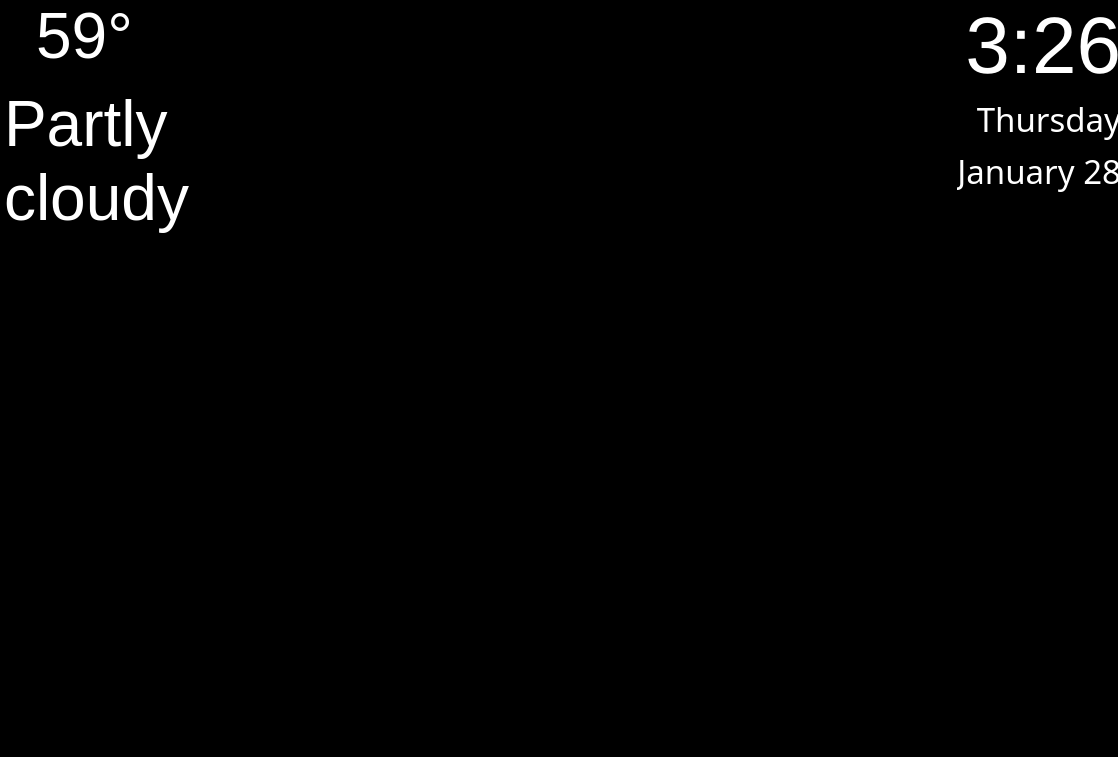
<?xml version="1.0" encoding="UTF-8"?>
<ui version="4.0">
 <class>Form</class>
 <widget class="QWidget" name="Form">
  <property name="geometry">
   <rect>
    <x>0</x>
    <y>0</y>
    <width>1118</width>
    <height>757</height>
   </rect>
  </property>
  <property name="windowTitle">
   <string>Form</string>
  </property>
  <property name="styleSheet">
   <string notr="true">background-color:black</string>
  </property>
  <widget class="QWidget" name="layoutWidget">
   <property name="geometry">
    <rect>
     <x>0</x>
     <y>0</y>
     <width>1121</width>
     <height>378</height>
    </rect>
   </property>
   <layout class="QGridLayout" name="globalGrid">
    <item row="0" column="1">
     <layout class="QGridLayout" name="timeGrid">
      <item row="0" column="0">
       <widget class="QLabel" name="timeLabel">
        <property name="statusTip">
         <string/>
        </property>
        <property name="styleSheet">
         <string notr="true">font-size: 60pt; font-family: &quot;Microsoft JhengHei Light&quot;;color:white</string>
        </property>
        <property name="text">
         <string>3:26</string>
        </property>
        <property name="alignment">
         <set>Qt::AlignRight|Qt::AlignTrailing|Qt::AlignVCenter</set>
        </property>
       </widget>
      </item>
      <item row="1" column="0">
       <widget class="QLabel" name="dayLabel">
        <property name="font">
         <font>
          <family>Microsoft JhengHei Light</family>
          <pointsize>25</pointsize>
         </font>
        </property>
        <property name="styleSheet">
         <string notr="true">font-size: 25pt; font-family: &quot;Microsoft JhengHei Light&quot;;color:white</string>
        </property>
        <property name="text">
         <string>Thursday</string>
        </property>
        <property name="alignment">
         <set>Qt::AlignRight|Qt::AlignTrailing|Qt::AlignVCenter</set>
        </property>
       </widget>
      </item>
      <item row="2" column="0">
       <widget class="QLabel" name="dateLabel">
        <property name="font">
         <font>
          <family>Microsoft JhengHei Light</family>
          <pointsize>25</pointsize>
         </font>
        </property>
        <property name="styleSheet">
         <string notr="true">font-size: 25pt; font-family: &quot;Microsoft JhengHei Light&quot;;color:white</string>
        </property>
        <property name="text">
         <string>January 28</string>
        </property>
        <property name="alignment">
         <set>Qt::AlignRight|Qt::AlignTrailing|Qt::AlignVCenter</set>
        </property>
       </widget>
      </item>
      <item row="3" column="0">
       <spacer name="verticalSpacer">
        <property name="orientation">
         <enum>Qt::Vertical</enum>
        </property>
        <property name="sizeHint" stdset="0">
         <size>
          <width>20</width>
          <height>40</height>
         </size>
        </property>
       </spacer>
      </item>
     </layout>
    </item>
    <item row="0" column="0">
     <layout class="QGridLayout" name="weatherGrid">
      <item row="0" column="0" colspan="2">
       <widget class="QLabel" name="tempLabel">
        <property name="statusTip">
         <string/>
        </property>
        <property name="styleSheet">
         <string notr="true">font-size: 48pt; font-family: &quot;Microsoft JhengHei Light&quot;;color:white</string>
        </property>
        <property name="text">
         <string>59°</string>
        </property>
        <property name="alignment">
         <set>Qt::AlignCenter</set>
        </property>
       </widget>
      </item>
      <item row="0" column="2">
       <widget class="QLabel" name="imgLabel">
        <property name="maximumSize">
         <size>
          <width>16777215</width>
          <height>9999999</height>
         </size>
        </property>
        <property name="statusTip">
         <string/>
        </property>
        <property name="styleSheet">
         <string notr="true">font-size: 40pt; font-family: &quot;Microsoft JhengHei Light&quot;;color:white</string>
        </property>
        <property name="text">
         <string/>
        </property>
        <property name="pixmap">
         <pixmap>E:/Downloads/cloud (1).png</pixmap>
        </property>
        <property name="alignment">
         <set>Qt::AlignCenter</set>
        </property>
       </widget>
      </item>
      <item row="3" column="0" colspan="3">
       <spacer name="verticalSpacer_2">
        <property name="orientation">
         <enum>Qt::Vertical</enum>
        </property>
        <property name="sizeType">
         <enum>QSizePolicy::Expanding</enum>
        </property>
        <property name="sizeHint" stdset="0">
         <size>
          <width>20</width>
          <height>40</height>
         </size>
        </property>
       </spacer>
      </item>
      <item row="1" column="3" rowspan="3">
       <spacer name="horizontalSpacer">
        <property name="orientation">
         <enum>Qt::Horizontal</enum>
        </property>
        <property name="sizeType">
         <enum>QSizePolicy::Minimum</enum>
        </property>
        <property name="sizeHint" stdset="0">
         <size>
          <width>430</width>
          <height>20</height>
         </size>
        </property>
       </spacer>
      </item>
      <item row="0" column="3">
       <spacer name="horizontalSpacer_2">
        <property name="orientation">
         <enum>Qt::Horizontal</enum>
        </property>
        <property name="sizeHint" stdset="0">
         <size>
          <width>40</width>
          <height>20</height>
         </size>
        </property>
       </spacer>
      </item>
      <item row="2" column="0" colspan="3">
       <widget class="QTextBrowser" name="descBrowser">
        <property name="maximumSize">
         <size>
          <width>289</width>
          <height>192</height>
         </size>
        </property>
        <property name="styleSheet">
         <string notr="true">font-size: 40pt; font-family: &quot;Microsoft JhengHei Light&quot; ;color:white
;border-width:0;</string>
        </property>
        <property name="frameShape">
         <enum>QFrame::NoFrame</enum>
        </property>
        <property name="frameShadow">
         <enum>QFrame::Plain</enum>
        </property>
        <property name="verticalScrollBarPolicy">
         <enum>Qt::ScrollBarAlwaysOff</enum>
        </property>
        <property name="horizontalScrollBarPolicy">
         <enum>Qt::ScrollBarAlwaysOff</enum>
        </property>
        <property name="html">
         <string>&lt;!DOCTYPE HTML PUBLIC &quot;-//W3C//DTD HTML 4.0//EN&quot; &quot;http://www.w3.org/TR/REC-html40/strict.dtd&quot;&gt;
&lt;html&gt;&lt;head&gt;&lt;meta name=&quot;qrichtext&quot; content=&quot;1&quot; /&gt;&lt;style type=&quot;text/css&quot;&gt;
p, li { white-space: pre-wrap; }
&lt;/style&gt;&lt;/head&gt;&lt;body style=&quot; font-family:'Microsoft JhengHei Light'; font-size:40pt; font-weight:400; font-style:normal;&quot;&gt;
&lt;p style=&quot; margin-top:0px; margin-bottom:0px; margin-left:0px; margin-right:0px; -qt-block-indent:0; text-indent:0px;&quot;&gt;&lt;span style=&quot; font-size:48pt;&quot;&gt;Partly cloudy&lt;/span&gt;&lt;/p&gt;&lt;/body&gt;&lt;/html&gt;</string>
        </property>
       </widget>
      </item>
     </layout>
    </item>
   </layout>
  </widget>
 </widget>
 <resources/>
 <connections/>
</ui>
